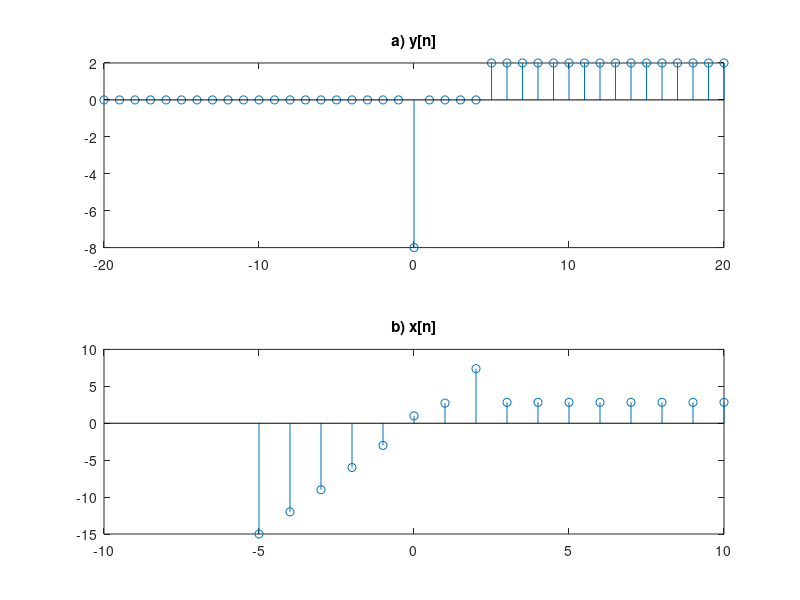

MATLAB code to generate this figure:
% a) y[n]
% y[n] = 2 ∗ u[n − (2 + 8 mod 5)] − 8 ∗ δ[n − 8 mod 4] =>
% y[n] = 2 * u[n − 5] − 8 ∗ δ[n]
% για n = −20 − (8 mod 2): 20 + (8 mod 2) => n = -20:20

nY = -20:20;
y1 = 2 * [zeros(size(-20:4)) ones(size(5:20))]; % 2 * u[n − 5]
y2 = 8 * gauspuls(-20:20);                      % 8 ∗ δ[n]
y  = y1 - y2;

% Γραφική παράσταση y[n]
subplot(2, 1, 1);
stem(nY,y);
title('a) y[n]');

% b) x[n]
% για − 5 ≤ n ≤ −1 , τότε 3 ∗ n
% για − 1 < n ≤  2 , τότε e ^ n
% για   2 < n ≤ 10 , τότε sqr(4 * sum(AM)) => sqr(8)

nX = -5:10;
x1 = 3 * [-5:-1];
x2 = exp(0:2);
x3 = sqrt(8) * ones(size(3:10));
x = [x1 x2 x3];

subplot(2, 1, 2);
stem(nX,x);
title('b) x[n]');
